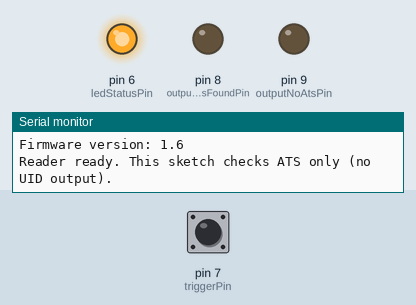
Bench run of a sketch on a simulated Arduino Uno, built with avr-gcc and run on an emulated ATmega328P. Parts: output pins drawn as LEDs (lit = HIGH), the last lines printed to the serial monitor. Inputs (shaded band) come from the test bench; at power-on: pin 7 (triggerPin) HIGH.

Above: at 1.2 s.
1.3 s: pin 7 (triggerPin) pulled LOW for 0.15 s
At 1.43 s:
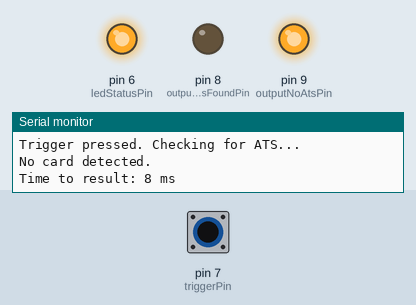
2.9 s: pin 7 (triggerPin) pulled LOW for 3.2 s
At 6.6 s:
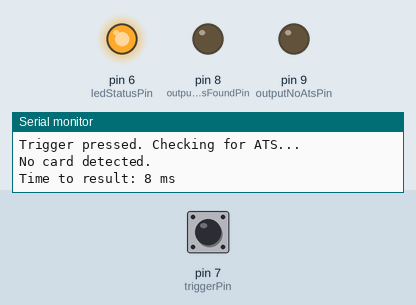
Timing chart, 0 to 8.1 s (numbered marks = the images above; inputs shaded):
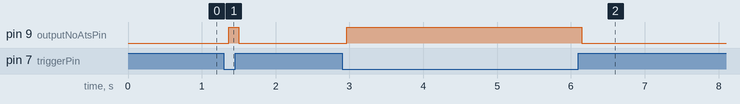

Measured:
- after the input at 1.3 s, pin 9 (outputNoAtsPin): LOW → HIGH after 0.07 s, → LOW 0.13 s later
- after the input at 2.9 s, pin 9 (outputNoAtsPin): LOW → HIGH after 0.06 s, → LOW 3.2 s later

The sketch:

ats_only_reader.ino
```cpp
#include <SPI.h>
#include <Adafruit_PN532.h>

// ================= PN532 Wiring (Hardware SPI) =================
// Same pin configuration as dead_card_detector.ino.
// Uno hardware SPI pins are fixed: SCK=13, MOSI=11, MISO=12.
// Only the SS (chip select) pin is configurable.
const uint8_t PN532_SS = 10;  // PN532 chip select
Adafruit_PN532 nfc(PN532_SS);

// ================= Pin Configuration =================
const uint8_t ledStatusPin   = 6;   // Reader-ready status LED
const uint8_t triggerPin     = 7;   // INPUT_PULLUP push button, LOW = pressed
const uint8_t outputAtsFoundPin = 8; // Latched HIGH when ATS is obtained, while trigger is held
const uint8_t outputNoAtsPin    = 9; // Latched HIGH when no card / no ATS, while trigger is held

// ================= Timing Configuration =================
const unsigned long debounceMs    = 50;
const uint8_t        passiveActivationRetries = 3; // Bounds PN532's internal poll
                                                     // retries so a trigger press with
                                                     // no card returns quickly instead
                                                     // of blocking.

// ================= RATS (Request for Answer To Select) =================
// ISO14443-4 command. Not every card supports this - see
// docs/ats-based-detection-proposal.md for which card types do/don't.
// Byte 0: RATS command (0xE0). Byte 1: parameter byte - upper nibble FSDI
// (frame size, 5 = 64 bytes), lower nibble CID (0 = no logical channel).
// Not declared const: Adafruit_PN532::inDataExchange() takes a non-const
// uint8_t* for the bytes to send.
uint8_t CMD_RATS[2] = { 0xE0, 0x50 };

int  triggerRawState    = HIGH;
int  triggerStableState = HIGH;
unsigned long triggerLastChangeMs = 0;

// True while the trigger is held down AND a read has been performed for
// this hold. Used to latch the result output pins for the whole hold
// duration, and to make sure a held trigger doesn't re-trigger reads
// on every loop() iteration.
bool triggerHoldReadDone = false;

void setup() {
  pinMode(ledStatusPin, OUTPUT);
  digitalWrite(ledStatusPin, LOW);

  pinMode(triggerPin, INPUT_PULLUP);

  pinMode(outputAtsFoundPin, OUTPUT);
  digitalWrite(outputAtsFoundPin, LOW);
  pinMode(outputNoAtsPin, OUTPUT);
  digitalWrite(outputNoAtsPin, LOW);

  Serial.begin(9600);

  Serial.println(F("Initializing PN532..."));
  nfc.begin();

  uint32_t versionData = nfc.getFirmwareVersion();
  if (!versionData) {
    Serial.println(F("Could not find PN532 board. Check wiring."));
    while (1) {
      // Halt: nothing else can proceed without the reader.
    }
  }

  Serial.print(F("Found PN5"));
  Serial.println((versionData >> 24) & 0xFF, HEX);
  Serial.print(F("Firmware version: "));
  Serial.print((versionData >> 16) & 0xFF, DEC);
  Serial.print('.');
  Serial.println((versionData >> 8) & 0xFF, DEC);

  nfc.SAMConfig();
  nfc.setPassiveActivationRetries(passiveActivationRetries);

  digitalWrite(ledStatusPin, HIGH);
  Serial.println(F("Reader ready. This sketch checks ATS only (no UID output)."));
}

void loop() {
  updateTriggerState();

  if (triggerStableState == LOW && !triggerHoldReadDone) {
    // Trigger has just been (debounced) pressed and no read has been
    // done yet for this hold - do the read now. The result stays
    // latched on the output pins for as long as the button stays held.
    triggerHoldReadDone = true;
    processAtsRead();
  } else if (triggerStableState == HIGH && triggerHoldReadDone) {
    // Trigger released - clear the latched result and go back to
    // ready state.
    triggerHoldReadDone = false;
    resetOutputs();
  }
}

// ================= Trigger-Driven ATS Read =================

// Debounces the trigger pin and updates triggerStableState in place.
void updateTriggerState() {
  int current = digitalRead(triggerPin);
  unsigned long now = millis();

  if (current != triggerRawState) {
    triggerRawState = current;
    triggerLastChangeMs = now;
  }

  if (now - triggerLastChangeMs > debounceMs && triggerStableState != triggerRawState) {
    triggerStableState = triggerRawState;
  }
}

void processAtsRead() {
  unsigned long readStartMs = millis();
  Serial.println(F("Trigger pressed. Checking for ATS..."));

  // Force a fresh PN532 wakeup/SAM re-config before each attempt.
  //
  // Why this is needed: per ISO14443-4, RATS is only valid once per card
  // activation session. Once a card has answered RATS, it is in the
  // "active" ISO-DEP state, and sending RATS again without first
  // deactivating (InRelease/InDeselect) and re-activating the card from
  // scratch is out of spec - most cards reject or ignore a second RATS
  // on the same activation. This is why, without this re-init, ATS only
  // succeeds on the first trigger press for a card left sitting on the
  // reader, and fails on every subsequent press until the card is
  // physically lifted and re-presented.
  //
  // The Adafruit_PN532 library does not expose a public InRelease/
  // InDeselect method (the PN532 chip supports it, but this library
  // doesn't wrap it, and the low-level read/write functions needed to
  // build it manually are private). Re-running begin()+SAMConfig() is
  // the closest available workaround using only the public API - it
  // re-runs the PN532's wakeup sequence, which should reset its RF
  // activation state enough to make RATS answerable again without
  // requiring the card to be removed. This has not been verified
  // against real hardware; if a card still fails to return ATS a
  // second time after this, physically lifting and re-presenting the
  // card between reads remains the reliable fallback.
  nfc.begin();
  nfc.SAMConfig();
  nfc.setPassiveActivationRetries(passiveActivationRetries);

  // inListPassiveTarget() (no UID argument) is used here instead of
  // readPassiveTargetID(). This is deliberate: inDataExchange() (needed
  // for RATS below) depends on the library's internal _inListedTag
  // value, which only inListPassiveTarget() sets correctly.
  // readPassiveTargetID() does NOT set it, so calling that first and then
  // trying inDataExchange() afterward fails reliably - this was confirmed
  // while testing dead_card_detector.ino's UID+ATS combined attempt.
  // Using inListPassiveTarget() alone, as the only activation step,
  // avoids that problem entirely.
  bool cardPresent = nfc.inListPassiveTarget();

  if (!cardPresent) {
    Serial.println(F("No card detected."));
    printElapsedMs(readStartMs);
    digitalWrite(outputNoAtsPin, HIGH);
    return;
  }

  Serial.println(F("Card activated. Sending RATS..."));

  uint8_t atsResponse[32];
  uint8_t atsResponseLength = sizeof(atsResponse);

  bool gotAts = nfc.inDataExchange(CMD_RATS, sizeof(CMD_RATS), atsResponse, &atsResponseLength);

  if (gotAts) {
    Serial.print(F("ATS obtained: "));
    printHexBytes(atsResponse, atsResponseLength);
    printElapsedMs(readStartMs);
    digitalWrite(outputAtsFoundPin, HIGH);
  } else {
    Serial.println(F("No ATS (card does not support ISO14443-4, or RATS failed)."));
    printElapsedMs(readStartMs);
    digitalWrite(outputNoAtsPin, HIGH);
  }
}

// ================= Output Reset =================

// Clears both result output pins, returning the reader to its ready
// (no output) state. Called the moment the trigger is released.
void resetOutputs() {
  digitalWrite(outputAtsFoundPin, LOW);
  digitalWrite(outputNoAtsPin, LOW);
}

// ================= Logging Helper =================

void printElapsedMs(unsigned long startMs) {
  Serial.print(F("Time to result: "));
  Serial.print(millis() - startMs);
  Serial.println(F(" ms"));
}

void printHexBytes(const uint8_t* data, uint8_t len) {
  for (uint8_t i = 0; i < len; i++) {
    if (data[i] < 0x10) Serial.print('0');
    Serial.print(data[i], HEX);
    Serial.print(' ');
  }
  Serial.println();
}
```
